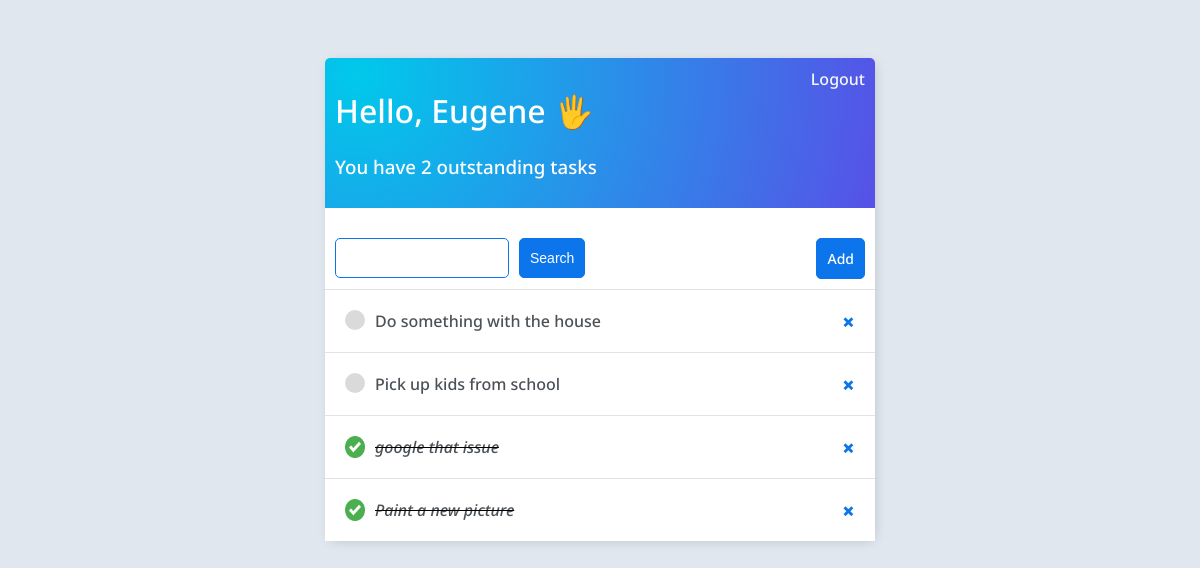
Screenshot of / (signed in) with the database file from the repository.
### checklist/models.py (models this page shows)
class SetTask(models.Model):
    user = models.ForeignKey(User, on_delete=models.SET_NULL, null=True, blank=True)
    title = models.CharField(max_length=200)
    description = models.TextField(null=True, blank=True)
    time = models.DateTimeField(auto_now_add=True)
    complete = models.BooleanField(default=False)
    def __str__(self):
        return self.title
    class Meta:
        ordering = ['complete', '-complete']

### checklist/views.py (the view)
# urls.py: path('', views.index, name='home'),
def index(request):
    if request.user.is_authenticated:
        incomplete_count = get_incomplete_count(request.user)
        return task_list(request)
    else:
        return redirect('login')

### checklist/forms.py
class TaskSearcher(forms.ModelForm):
    search_area = models.CharField(max_length=200)
    class Meta:
        model = SetTask
        fields = '__all__'

### checklist/views.py (called while the page is built)
def get_incomplete_count(user):
    return SetTask.objects.filter(user=user, complete=False).count()

def task_list(request):
    incomplete_count = get_incomplete_count(request.user)
    search_input = request.GET.get('search-area', '').lower()
    tasks = get_filtered_tasks(request.user, search_input)
    search = TaskSearcher()
    context = {'tasks': tasks, 'search': search, 'search_input': search_input, 'incomplete_count': incomplete_count}
    return render(request, 'checklist/task_list.html', context=context)

def get_filtered_tasks(user, search_input):
    return SetTask.objects.filter(user=user, title__icontains=search_input)

### checklist/templates/checklist/task_list.html
{% extends 'checklist/base.html' %}
{% load static %}
{% block content %}
<div class="header-bar">
    <div>
        <h1>Hello, {{request.user|title}} 🖐</h1>
        <h3>You have {{ incomplete_count }} outstanding tasks</h3>
    </div>
    <a href="{% url 'login' %}">Logout</a>
</div>
<div id="search-add-wrapper">
    <form method="GET" style="margin-top: 20px; display: flex;">
        <input type="text" name="search-area" value="{{search_input}}">
        <input class="button" type="submit" value="Search">
    </form>
    <form method="GET" style="margin-top: 20px; display: flex;">
        <a href="{% url 'task-create' %}" class="button">Add</a>
    </form>
</div>
<div class="task-items-wrapper">
    {% for task in tasks %}
        <div class="task-wrapper">
            {% if task.complete %}
                <div class="task-title">
                    <img src="{% static 'checklist/img/accept.png' %}">
                    <i><s><a href="{% url 'task-update' task.id %}">{{task}}</a></s></i>
                </div>
                <a class="delete-link" href="{% url 'task-delete' task.id %}">&#215;</a>
            {% else %}
                <div class="task-title">
                    <div class="task-incomplete-icon"></div>
                    <a href="{% url 'task-update' task.id %}">{{task}}</a>
                </div>
                <a class="delete-link" href="{% url 'task-delete' task.id %}">&#215;</a>
            {% endif %}
        </div>
    {% empty %}
        <div class="task-wrapper">
            <h3>No tasks in the list 🤷</h3>
        </div>
    {% endfor %}
</div>
{% endblock content %}

### checklist/templates/checklist/base.html (shortened to what this page needs)
<!DOCTYPE html>
{% load static %}
<html lang="en">
<head>
    <link rel="stylesheet" type="text/css" href="{% static 'checklist/css/style.css' %}">
</head>
<body>
    <div class="container">
        {% block content %}
        {% endblock content %}
    </div>
</body>
</html>

### static/checklist/css/style.css (style rules this page uses)
body { background-color: #e0e7ef; font-family: 'Noto Sans', sans-serif; font-weight: 300; padding-top: 50px; }
h1, h2, h3, h4, h5, h6 { font-family: 'Noto Sans', sans-serif; font-weight: 500; }
a, p { text-decoration: none; color: #4b5156; font-family: 'Noto Sans', sans-serif; font-weight: 500; }
img { width: 20px; }
.container { max-width: 550px; margin: auto; background-color: #fff; border-radius: 5px; -wibkit-box-shadow: 2px 2px 13px -4px rgba(0, 0, 0, 0.21); box-shadow: 2px 2px 13px -4px rgba(0, 0, 0, 0.21); }
.header-bar { display: flex; justify-content: space-between; color: #fff; padding: 10px; border-radius: 5px 5px 0 0; background: radial-gradient(997px at 5.8% 11.8%, rgb(0, 201, 235) 0%, rgb(145, 0, 228) 90%); }
.header-bar a { color: rgb(247, 247, 247); text-decoration: none; }
.task-wrapper { display:flex; align-items: center; justify-content: space-between; padding: 20px; background-color: #fff; border-top: 1px solid rgb(226, 226, 226); }
.task-title { display: flex; }
.task-title a { text-decoration: none; color: #4b5156; margin-left: 10px; }
.task-incomplete-icon { height: 20px; width: 20px; background-color: rgb(218, 218, 218); border-radius: 50%; }
.delete-link { text-decoration: none; font-weight: 900; color: #0d75ec; font-size: 22px; line-height: 0; }
#search-add-wrapper { display: flex; justify-content: space-between; align-items: center; padding: 10px; }
input[type=text], input[type=password], textarea { border: 1px solid #0d75ec; border-radius: 5px; padding: 10px; width: 90%; margin-right: 10px; font-family: 'Noto Sans', sans-serif; }
.button { border: 1px solid #0d75ec; background-color: #0d75ec; color: #ffffff; padding: 10px; font-size: 14px; border-radius: 5px; cursor: pointer; text-decoration: none; }

### rows the page displays
SetTask: title "Do something with the house"
SetTask: title "Pick up kids from school"
SetTask: complete True (drawn), title "google that issue"
SetTask: complete True (drawn), title "Paint a new picture"

### other values shown
{{ request.user|title }} "Eugene"
{{ incomplete_count }} "2"
